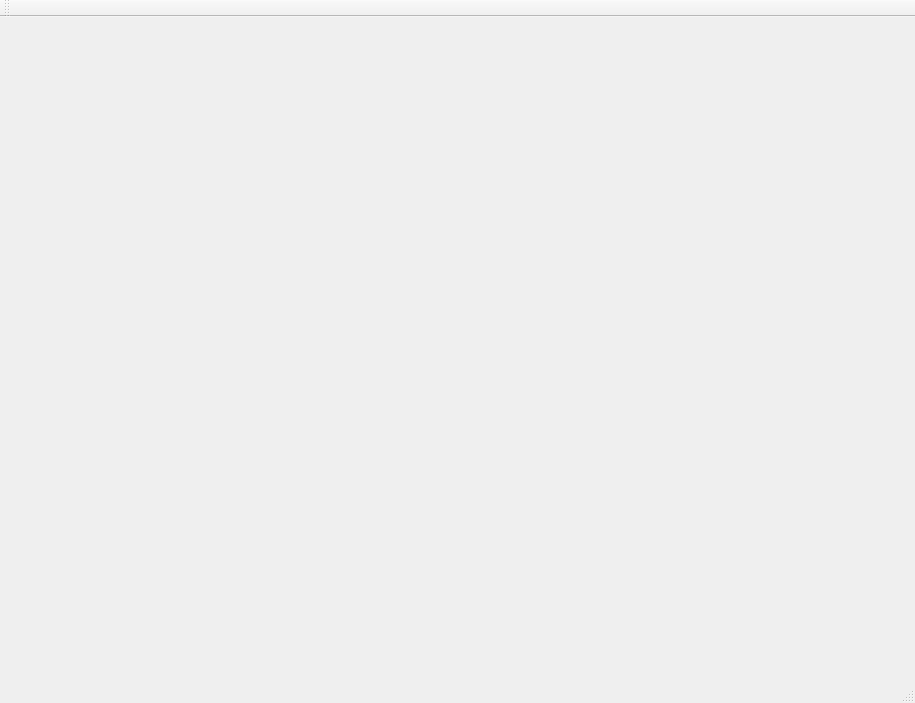
<?xml version="1.0" encoding="UTF-8"?>
<ui version="4.0">
 <class>LevelClass</class>
 <widget class="QMainWindow" name="LevelClass">
  <property name="geometry">
   <rect>
    <x>0</x>
    <y>0</y>
    <width>915</width>
    <height>703</height>
   </rect>
  </property>
  <property name="windowTitle">
   <string>Level</string>
  </property>
  <widget class="QWidget" name="centralWidget"/>
  <widget class="QMenuBar" name="menuBar">
   <property name="geometry">
    <rect>
     <x>0</x>
     <y>0</y>
     <width>915</width>
     <height>22</height>
    </rect>
   </property>
  </widget>
  <widget class="QToolBar" name="mainToolBar">
   <attribute name="toolBarArea">
    <enum>TopToolBarArea</enum>
   </attribute>
   <attribute name="toolBarBreak">
    <bool>false</bool>
   </attribute>
  </widget>
  <widget class="QStatusBar" name="statusBar"/>
 </widget>
 <layoutdefault spacing="6" margin="11"/>
 <resources/>
 <connections/>
</ui>
